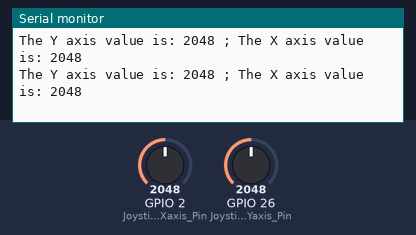
This sketch was run on a simulated ESP32. On the bench: the last lines printed to the serial monitor. The test bench sets the inputs (shaded band); at power-on: GPIO 2 (Joystick_Xaxis_Pin) = 2048, GPIO 26 (Joystick_Yaxis_Pin) = 2048.

Above: at 1.2 s.
1.3 s: GPIO 2 (Joystick_Xaxis_Pin) set to 2866
At 1.31 s:
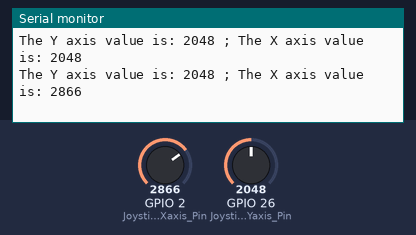
2.8 s: GPIO 26 (Joystick_Yaxis_Pin) set to 2866
At 2.82 s:
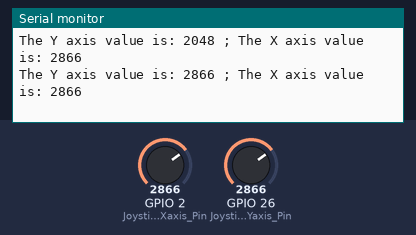
4.3 s: GPIO 2 (Joystick_Xaxis_Pin) set to 3603
At 4.33 s:
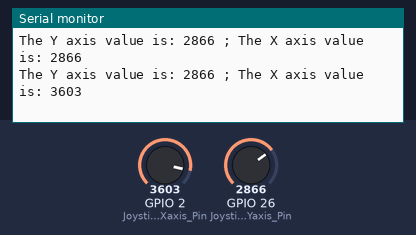
5.8 s: GPIO 26 (Joystick_Yaxis_Pin) set to 3603
At 5.84 s:
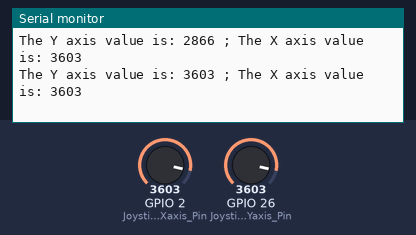
Timing chart, 0 to 8.3 s (numbered marks = the images above; inputs shaded):
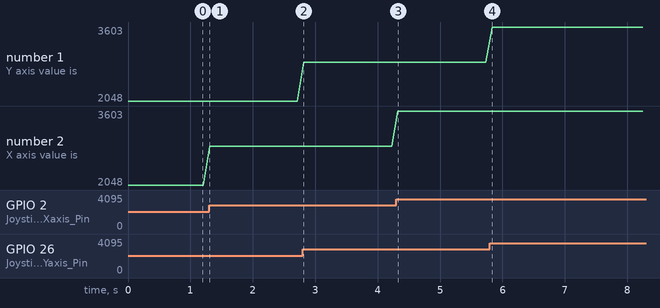

The sketch:

Lab4_1b.ino
```cpp
/*
  Resolution for Lab 4, 1.b) for the
  Energia workshop with Educational Boosterpack Mk II by Luís Afonso

  Made in 12/02/2016 by Luís Afonso
*/

/* Macros for the joystick pins */
#define Joystick_Yaxis_Pin 26
#define Joystick_Xaxis_Pin 2

void setup()
{

  /* Initialize serial at 9600 */
  Serial.begin(9600);
}

void loop()
{
  /* Read and store the analog value at the joystick Y axis pin in Yaxis_Value */
  int Yaxis_Value = analogRead(Joystick_Yaxis_Pin);
  /* Read and store the analog value at the joystick X axis pin in Xaxis_Value */
  int Xaxis_Value = analogRead(Joystick_Xaxis_Pin);


  Serial.print("The Y axis value is: ");
  Serial.print(Yaxis_Value);
  Serial.print(" ; The X axis value is: ");
  Serial.println(Xaxis_Value);
  delay(100);


}
```

Measured:
- after the input at 1.3 s, the serial monitor: prints a new line at once (image 1)
- after the input at 2.8 s, the serial monitor: prints a new line at once (image 2)
- after the input at 4.3 s, the serial monitor: prints a new line at once (image 3)
- after the input at 5.8 s, the serial monitor: prints a new line at once (image 4)
- plotted number 2: 2048 → 2866 after the input at 1.3 s, 2866 → 3603 after the input at 4.3 s
